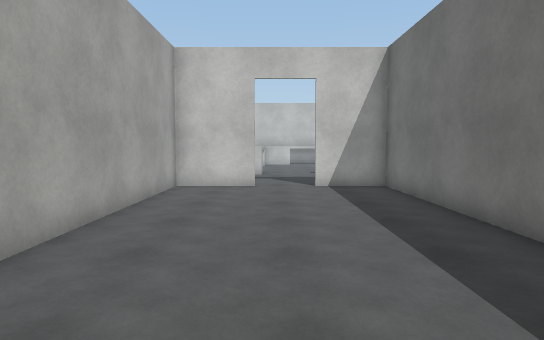
View 1 (above)

16 first-person views from a walk through a Unity game level. The camera is 1.4 m above the floor, tilts 4° down and sees 75° across. The floor is counted in squares, 1 m on a side. Each view is taken from the middle of a square. On the plan, view 1 faces up. The plan holds only what a view shows up to about 15 squares ahead; the rest is blank. The place goes on beyond the plan. The player character is not drawn. Surface patterns are stand-ins for the level's own textures.

View 2
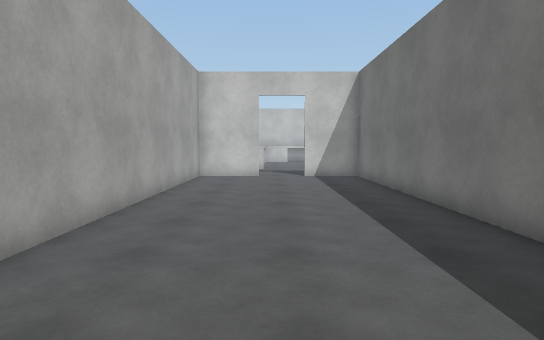

View 3
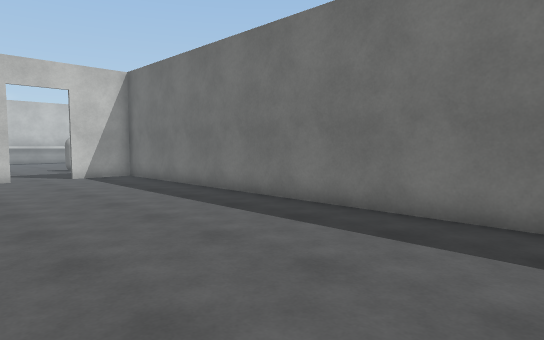

View 4
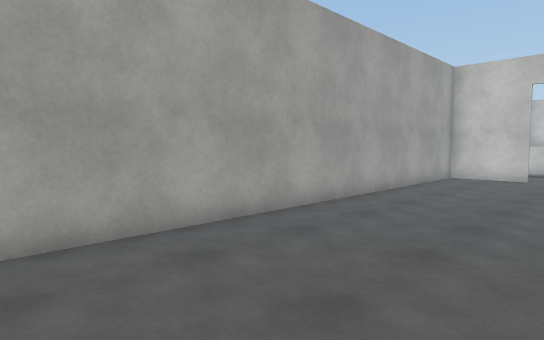

View 5
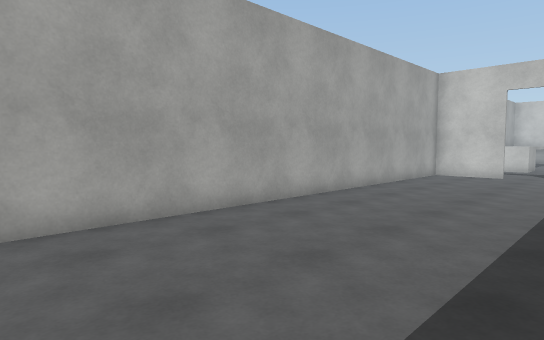

View 6
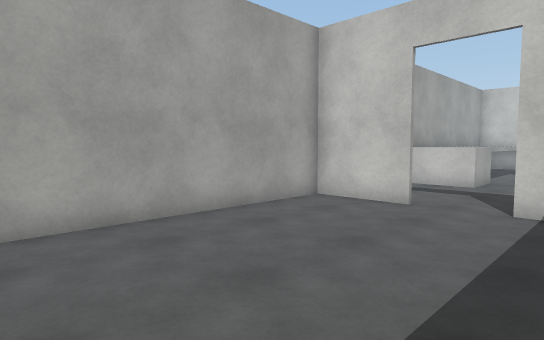

View 7
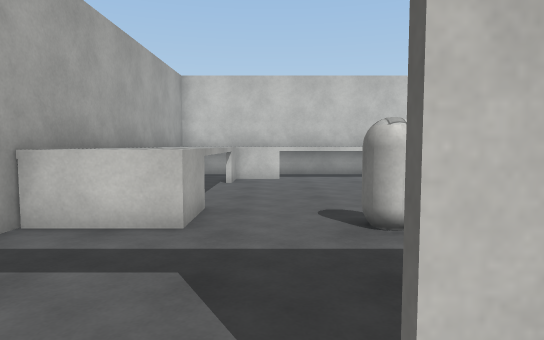

View 8
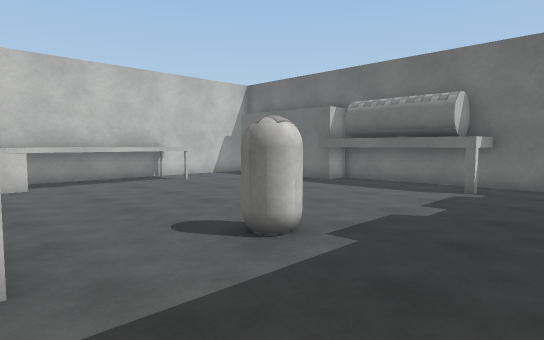

View 9
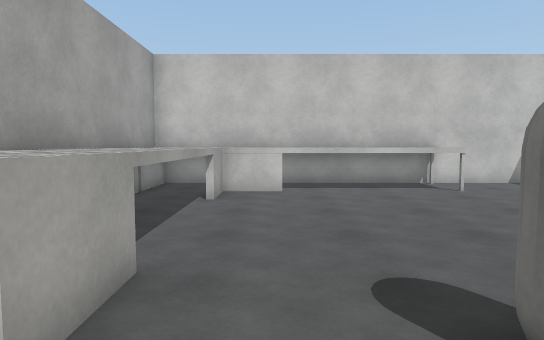

View 10
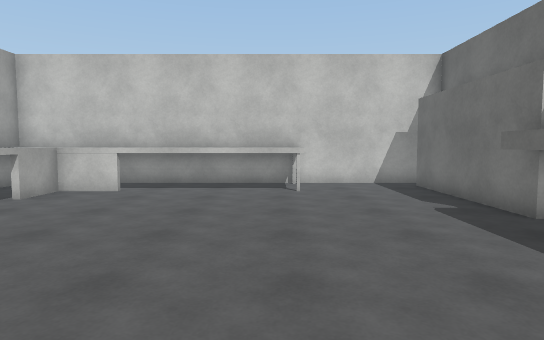

View 11
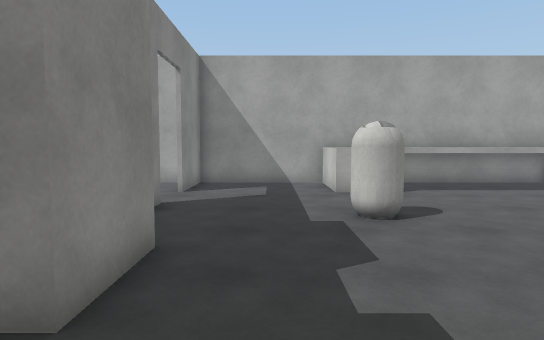

View 12
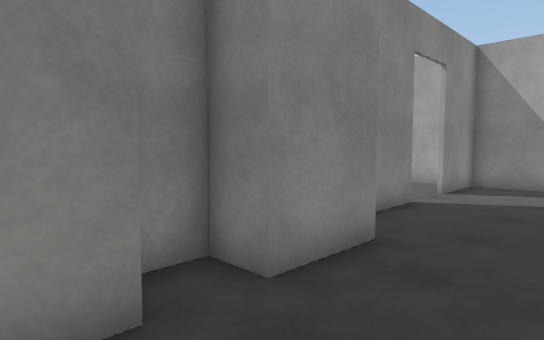

View 13
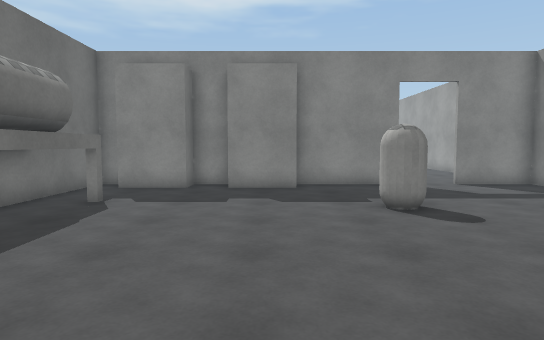

View 14
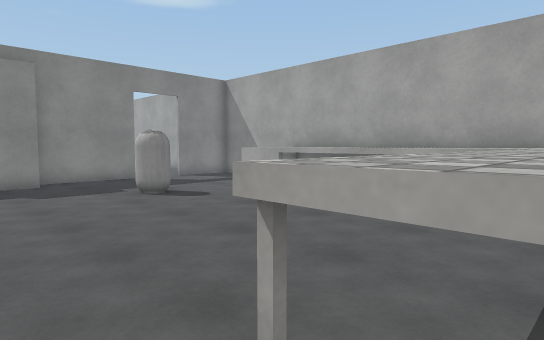

View 15
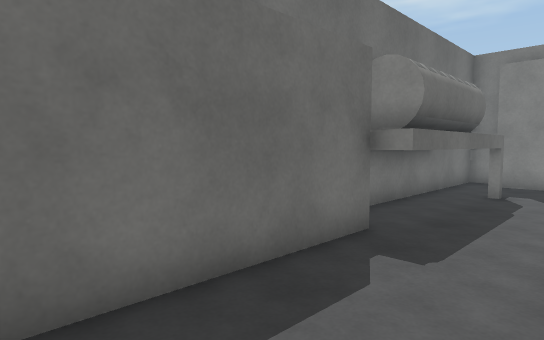

View 16
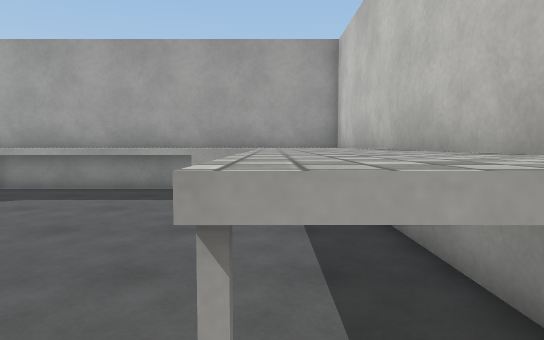

### Floor plan
Key: @ floor where view 1 was taken; # wall or solid block; . floor; ^ raised ledge; O other object.
Columns run from 4 left of view 1 to 12 right of it. Each row starts with its distance up from view 1.
 28  #^^^^^^^^^^####
 27  ^ ^  ^^^^^^...#
 26  ^ ^^^^^^^^^...#
 25  ^^^...........#
 24  ^^^...........#
 23  ^ ^...........#
 22  ^ ^...........##
 21  ^^^...........##
 20  ^^^...........##
 19  ^^^...........##
 18  ^ ^...........##
 17  ^^^...O.......##
 16 #..............##
 15 #...............#
 14 #...............#
 13 #........###.####
 12 ####..########
 11 #.......#
 10 #.......#
  9 #.......#
  8 #.......#
  7 #.......#
  6 #.......#
  5 #.......#
  4 #.......#
  3 #.......#
  2 #.......#
  1 #.......#
  0 #...@...#
 -1 #.......#
 -2 #.......#
 -3 #.......#
 -4 #......
 -5    ..  .

Positions as (right, up) in squares from view 1, and headings:
1: (0, 0), facing up
2: (0, -4), facing up
3: (-3, -4), facing up-right
4: (2, -4), facing up-left
5: (3, -5), facing up-left
6: (3, 4), facing up-left
7: (1, 11), facing up
8: (-1, 13), facing up-right
9: (1, 15), facing up
10: (6, 15), facing up
11: (10, 15), facing left
12: (10, 16), facing down-left
13: (6, 25), facing down
14: (8, 27), facing down-left
15: (8, 27), facing down-right
16: (8, 26), facing left
